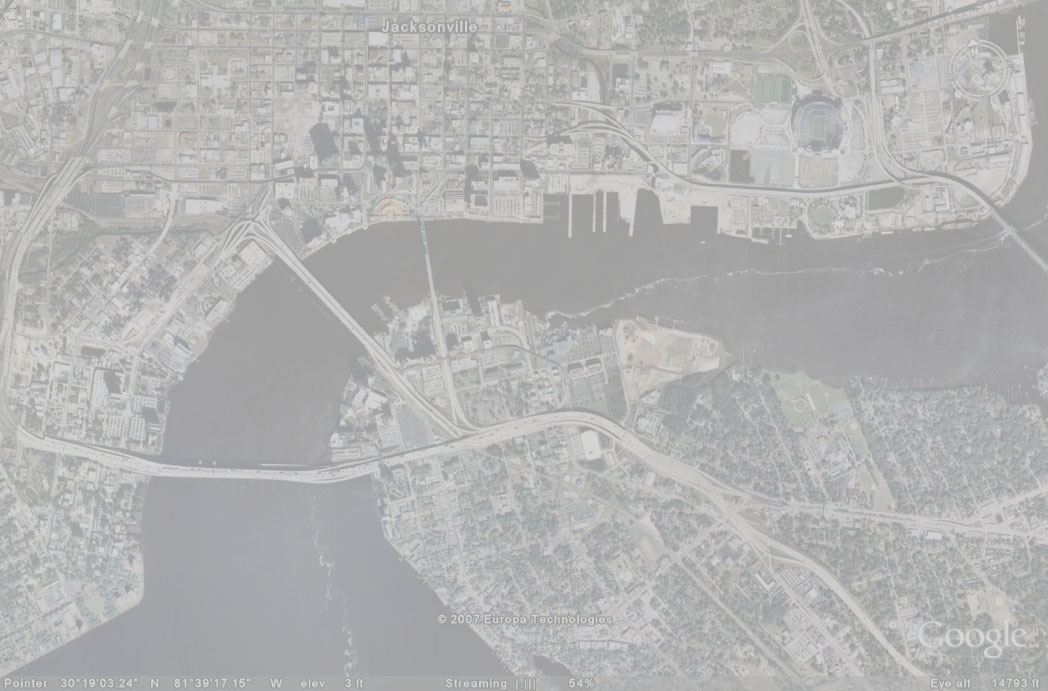
#> input picture 4-filter-spatial-domain/images/satellite.jpg, 1048 x 691 px, found by its file name
$ jupyter execute --allow-errors 2-enhancement-supplementary.ipynb   (older library calls are emulated)
#> lines starting #> are read from the running program, lines starting #| are printed output that depends on the picture
# **Introduction to Image Processing**

** Dear students this is your first assignment in Image processing course, in the context of this assignment you have to:**
* **complete `2-enhancement.ipynb` up to section 2.7**
* **complete this notebook `2-enhancement-supplementary.ipynb`**
* **add your changes, commit and push your completed assignment to your github repo**

`2-enhancement-supplememtary.ipynb` provides more information on section 2.7

## 2.7 Your own implementation

### Q.1 Import the required libraries and functions

[cell 1]
import matplotlib.pyplot as plt
import numpy as np
from skimage import exposure
from skimage import io
from skimage import img_as_float
from skimage import img_as_ubyte
from matplotlib import cm
# import the libraries you think its necessary for your task

### import the libraries you think its necessary for your task

### Q.2 Contrast streching

** Define your function which stretch the image contrast, `cont_str`, using minimum and maximum values from the image **

**This function should accept the input image, calculates the minimum and maximum and rescales the intensities.**

** Return the image as uint8 **

[cell 2]
def cont_str (image_file):
# This function stretches an image using the following formula (image-min_intensity)/max_intensity

    rows = image_file.__len__()
#> rows = 691
    columns = image_file[0].__len__()
#> columns = 1048

    stretched = (image_file)
    mini = stretched.min()
#> mini = 0.569
    maxi = stretched.max()
#> maxi = 0.886

    for i in range (rows):
        for j in range(columns):
            stretched[i][j] = 255 * ( ( stretched[i][j] - mini) / (maxi - mini ) )
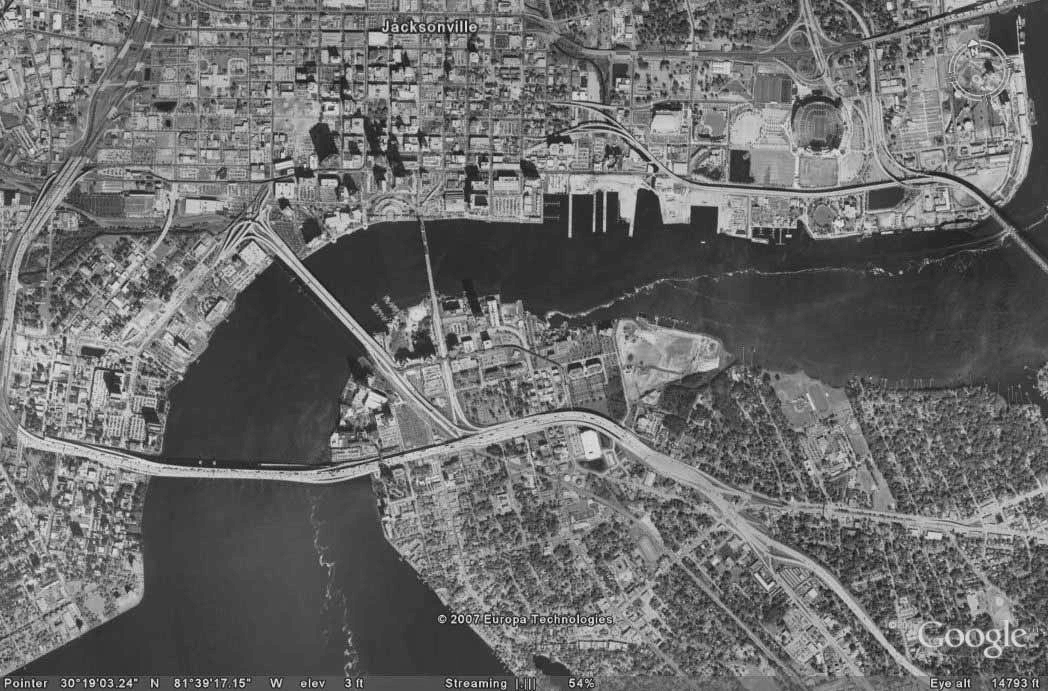
#> stretched: shape (691, 1048) float64; min 0, max 255, mean 107.6
#     stretched = 255 * round((stretched - mini)/(maxi - mini))

    return stretched.astype('uint8')   #

**Use your function to transform the  gray version of `satellite.jpg` image (ubyte format), show the original image and the transformed image and their histogram**

[cell 3]
satellite_grey = io.imread('images/satellite.jpg', as_grey = True)

f, axis = plt.subplots(2,2, figsize = (20,20))


satellite_stretched = cont_str(satellite_grey)
# satellite_stretched = 255*((satellite_grey - satellite_grey.min())/(satellite_grey.max()- satellite_grey.min()))

lev, bin = exposure.histogram(satellite_grey)
#> lev = 256 values, max 21264 at index 60, min 0 at index 1, mean 2828.8; bin = 256 values from 0.498 to 254.5
lev_stretch, bin_stretch = exposure.histogram(satellite_stretched)
#> lev_stretch = 256 values, max 23478 at index 56, min 0 at index 1, mean 2828.8; bin_stretch = 256 values from 0 to 255

axis[0][0].imshow(satellite_grey, cmap = cm.Greys_r)
axis[0][1].plot(bin, lev)


axis[1][0].imshow(satellite_stretched, cmap = cm.Greys_r)
axis[1][1].plot(bin_stretch, lev_stretch)
# type(satellite_stretched)
# satellite_stretched[0]

# satellite_stretched.max()
lev.__len__()
#> Out = 256
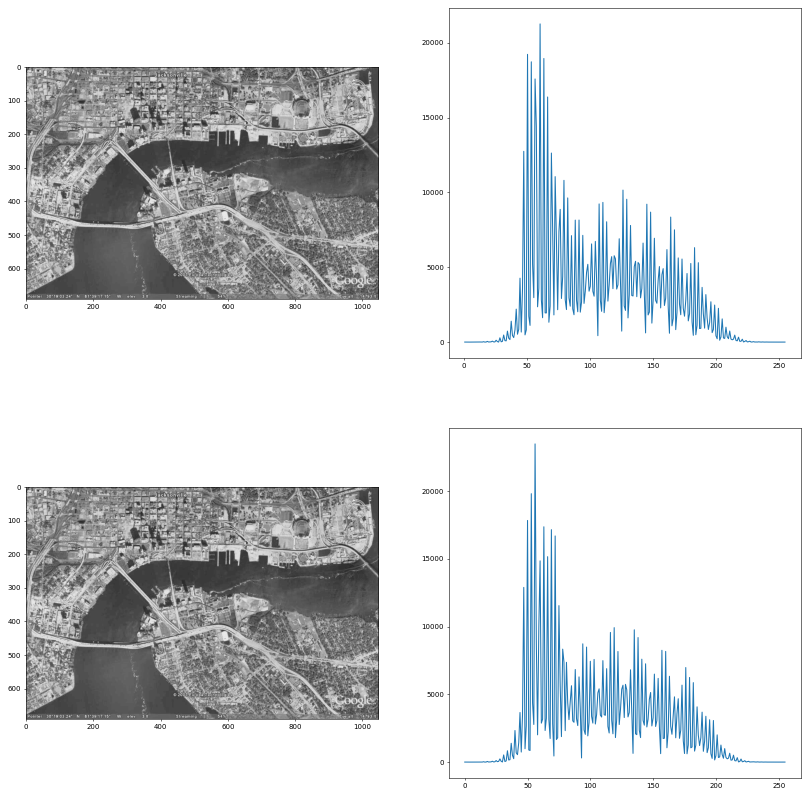
#> figure drawn by matplotlib, 4 panels; panel 2: curve peaks at x = 60.26, y = 21264; panel 4: curve peaks at x = 56, y = 23478

### Q.3 Histogram equalization
Histogram equalization can be used to enhance the contrast in images.

The idea behind the histogram equalization process is that each gray level should have an equal contribution in the image. The function allowing such transformation is in fact the cumulative density function.

**Define your own histgram equalization function, `hist_eq`**

**This function should accpet the image, max_int and min_int and return the transformed image and its cdf**

[cell 4]
def hist_eq (image, max_int, min_int):
#> called with max_int = 255, min_int = 0
    lev, bin = exposure.histogram(image)
#> bin = 256 values from 0.569 to 0.885
    cdf = lev
#> cdf has the same summary as lev outside hist_eq
    L= max_int - min_int
    sum = np.sum(lev)
#> sum = 724168
    cdf = cdf / sum
#> cdf = 256 values, max 0.0294 at index 60, min 0 at index 1, mean 0.00391
    lev[0] = lev[0] * (L-1)
#     for i in range(1,lev.__len__(),1):
#         cdf[i] = (L) * ( cdf[ i ] + cdf[i-1])
    cdf = L * np.cumsum(image)

    for i in range(image.__len__()):
        for j in range(image[0].__len__()):
            k = int(image[i][j] - min_int)
            image[i][j] = cdf.__getitem__(k)
#> image: shape (691, 1048) float64; every value is 180.4


#     image = np.array(img_as_ubyte(image))
    return image.astype('ubyte'), cdf

** Use your function to transform the gray version of `satellite.jpg` image again in ubyte format**

** max_int = 255, min_int = 0 **

[cell 5]
satellite = io.imread('images/satellite.jpg', as_grey=True)

cdf_satellite, trans_imag = hist_eq(satellite, 255,0)
#> cdf_satellite: shape (691, 1048); every value is 180

**Show the transformed image and its histogram**

[cell 6]
f,axis = plt.subplots(2,1,figsize=(10,10))

axis[0].imshow(cdf_satellite , cmap = cm.Greys_r)

hist,bar = exposure.histogram(cdf_satellite)
#> hist = [724168]; bar = [180]

axis[1].plot(bar,hist)
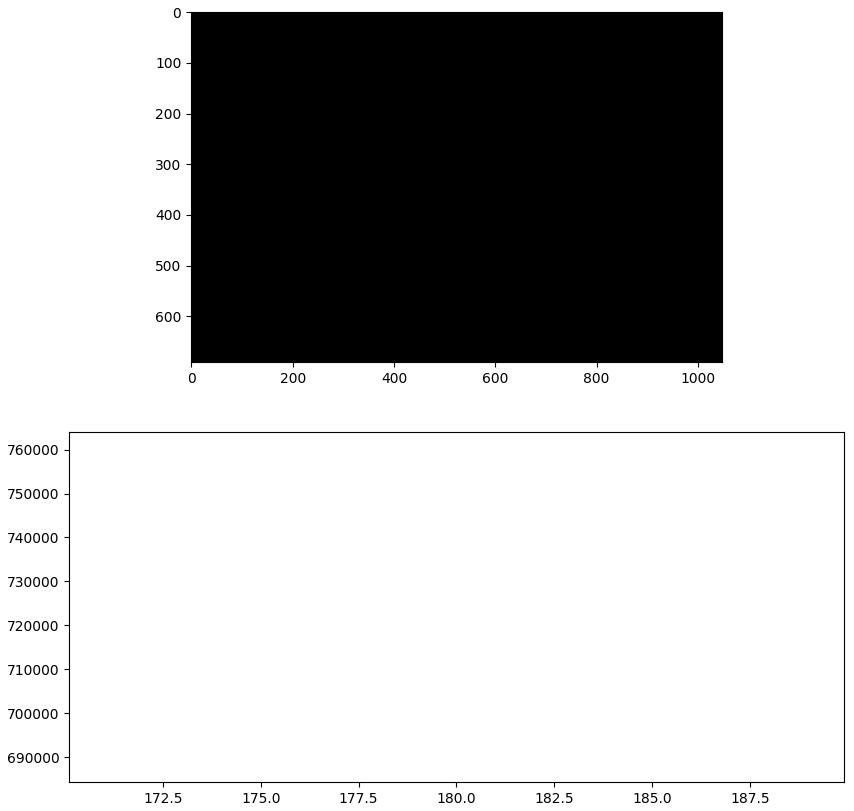
#> figure drawn by matplotlib, 2 panels
